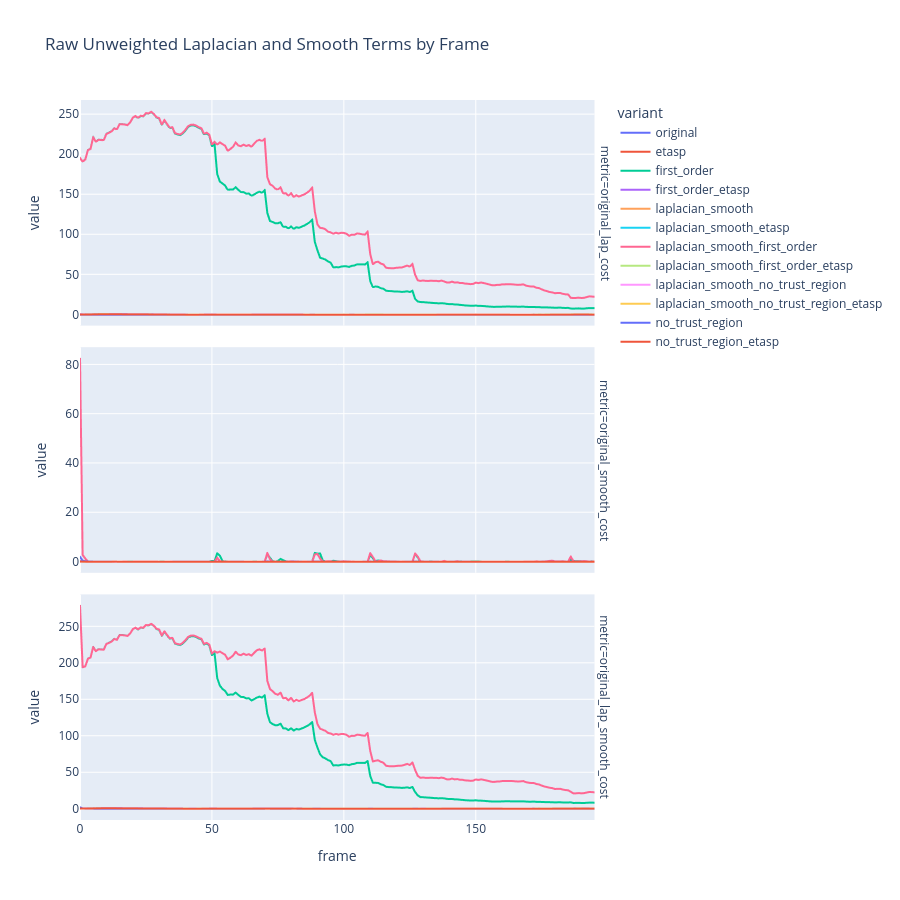

Notebook source saved alongside this figure:
### Code cell
if frame_curve_df.empty:
    print("No raw original objective curves to plot. Rerun retargeting scripts to regenerate result files with raw original_* cost arrays.")
else:
    fig = px.line(
        frame_curve_df,
        x="frame",
        y="value",
        color="variant",
        facet_row="metric",
        hover_data=["variant", "metric", "frame", "value"],
        title="Raw Unweighted Laplacian and Smooth Terms by Frame",
    )
    fig.update_yaxes(matches=None)
    fig.update_layout(height=900, legend_title_text="variant")
    fig.show()

    if FRAME_CURVE_EXPORT_HTML:
        FRAME_CURVE_HTML_PATH.write_text(fig.to_html(full_html=True, include_plotlyjs="cdn"))
        print(f"HTML: {FRAME_CURVE_HTML_PATH}")

### Figure 1 — Plotly figure (JSON) as saved in the notebook; plotly's stock layout.template omitted (floating-point values rounded to 4 significant figures; data arrays with more than 128 entries replaced by an {"elided": "..."} marker saying what was removed)
{"data": [{"customdata": {"elided": "196x2 str values"}, "hovertemplate": "variant=%{customdata[0]}<br>metric=%{customdata[1]}<br>frame=%{x}<br>value=%{y}<extra></extra>", "legendgroup": "original", "line": {"color": "#636efa", "dash": "solid"}, "marker": {"symbol": "circle"}, "mode": "lines", "name": "original", "showlegend": true, "type": "scattergl", "x": {"elided": "196 int values"}, "xaxis": "x3", "y": {"elided": "196 float values"}, "yaxis": "y3"}, {"customdata": {"elided": "196x2 str values"}, "hovertemplate": "variant=%{customdata[0]}<br>metric=%{customdata[1]}<br>frame=%{x}<br>value=%{y}<extra></extra>", "legendgroup": "original", "line": {"color": "#636efa", "dash": "solid"}, "marker": {"symbol": "circle"}, "mode": "lines", "name": "original", "showlegend": false, "type": "scattergl", "x": {"elided": "196 int values"}, "xaxis": "x2", "y": {"elided": "196 float values"}, "yaxis": "y2"}, {"customdata": {"elided": "196x2 str values"}, "hovertemplate": "variant=%{customdata[0]}<br>metric=%{customdata[1]}<br>frame=%{x}<br>value=%{y}<extra></extra>", "legendgroup": "original", "line": {"color": "#636efa", "dash": "solid"}, "marker": {"symbol": "circle"}, "mode": "lines", "name": "original", "showlegend": false, "type": "scattergl", "x": {"elided": "196 int values"}, "xaxis": "x", "y": {"elided": "196 float values"}, "yaxis": "y"}, {"customdata": {"elided": "196x2 str values"}, "hovertemplate": "variant=%{customdata[0]}<br>metric=%{customdata[1]}<br>frame=%{x}<br>value=%{y}<extra></extra>", "legendgroup": "etasp", "line": {"color": "#EF553B", "dash": "solid"}, "marker": {"symbol": "circle"}, "mode": "lines", "name": "etasp", "showlegend": true, "type": "scattergl", "x": {"elided": "196 int values"}, "xaxis": "x3", "y": {"elided": "196 float values"}, "yaxis": "y3"}, {"customdata": {"elided": "196x2 str values"}, "hovertemplate": "variant=%{customdata[0]}<br>metric=%{customdata[1]}<br>frame=%{x}<br>value=%{y}<extra></extra>", "legendgroup": "etasp", "line": {"color": "#EF553B", "dash": "solid"}, "marker": {"symbol": "circle"}, "mode": "lines", "name": "etasp", "showlegend": false, "type": "scattergl", "x": {"elided": "196 int values"}, "xaxis": "x2", "y": {"elided": "196 float values"}, "yaxis": "y2"}, {"customdata": {"elided": "196x2 str values"}, "hovertemplate": "variant=%{customdata[0]}<br>metric=%{customdata[1]}<br>frame=%{x}<br>value=%{y}<extra></extra>", "legendgroup": "etasp", "line": {"color": "#EF553B", "dash": "solid"}, "marker": {"symbol": "circle"}, "mode": "lines", "name": "etasp", "showlegend": false, "type": "scattergl", "x": {"elided": "196 int values"}, "xaxis": "x", "y": {"elided": "196 float values"}, "yaxis": "y"}, {"customdata": {"elided": "196x2 str values"}, "hovertemplate": "variant=%{customdata[0]}<br>metric=%{customdata[1]}<br>frame=%{x}<br>value=%{y}<extra></extra>", "legendgroup": "first_order", "line": {"color": "#00cc96", "dash": "solid"}, "marker": {"symbol": "circle"}, "mode": "lines", "name": "first_order", "showlegend": true, "type": "scattergl", "x": {"elided": "196 int values"}, "xaxis": "x3", "y": {"elided": "196 float values"}, "yaxis": "y3"}, {"customdata": {"elided": "196x2 str values"}, "hovertemplate": "variant=%{customdata[0]}<br>metric=%{customdata[1]}<br>frame=%{x}<br>value=%{y}<extra></extra>", "legendgroup": "first_order", "line": {"color": "#00cc96", "dash": "solid"}, "marker": {"symbol": "circle"}, "mode": "lines", "name": "first_order", "showlegend": false, "type": "scattergl", "x": {"elided": "196 int values"}, "xaxis": "x2", "y": {"elided": "196 float values"}, "yaxis": "y2"}, {"customdata": {"elided": "196x2 str values"}, "hovertemplate": "variant=%{customdata[0]}<br>metric=%{customdata[1]}<br>frame=%{x}<br>value=%{y}<extra></extra>", "legendgroup": "first_order", "line": {"color": "#00cc96", "dash": "solid"}, "marker": {"symbol": "circle"}, "mode": "lines", "name": "first_order", "showlegend": false, "type": "scattergl", "x": {"elided": "196 int values"}, "xaxis": "x", "y": {"elided": "196 float values"}, "yaxis": "y"}, {"customdata": {"elided": "196x2 str values"}, "hovertemplate": "variant=%{customdata[0]}<br>metric=%{customdata[1]}<br>frame=%{x}<br>value=%{y}<extra></extra>", "legendgroup": "first_order_etasp", "line": {"color": "#ab63fa", "dash": "solid"}, "marker": {"symbol": "circle"}, "mode": "lines", "name": "first_order_etasp", "showlegend": true, "type": "scattergl", "x": {"elided": "196 int values"}, "xaxis": "x3", "y": {"elided": "196 float values"}, "yaxis": "y3"}, {"customdata": {"elided": "196x2 str values"}, "hovertemplate": "variant=%{customdata[0]}<br>metric=%{customdata[1]}<br>frame=%{x}<br>value=%{y}<extra></extra>", "legendgroup": "first_order_etasp", "line": {"color": "#ab63fa", "dash": "solid"}, "marker": {"symbol": "circle"}, "mode": "lines", "name": "first_order_etasp", "showlegend": false, "type": "scattergl", "x": {"elided": "196 int values"}, "xaxis": "x2", "y": {"elided": "196 float values"}, "yaxis": "y2"}, {"customdata": {"elided": "196x2 str values"}, "hovertemplate": "variant=%{customdata[0]}<br>metric=%{customdata[1]}<br>frame=%{x}<br>value=%{y}<extra></extra>", "legendgroup": "first_order_etasp", "line": {"color": "#ab63fa", "dash": "solid"}, "marker": {"symbol": "circle"}, "mode": "lines", "name": "first_order_etasp", "showlegend": false, "type": "scattergl", "x": {"elided": "196 int values"}, "xaxis": "x", "y": {"elided": "196 float values"}, "yaxis": "y"}, {"customdata": {"elided": "196x2 str values"}, "hovertemplate": "variant=%{customdata[0]}<br>metric=%{customdata[1]}<br>frame=%{x}<br>value=%{y}<extra></extra>", "legendgroup": "laplacian_smooth", "line": {"color": "#FFA15A", "dash": "solid"}, "marker": {"symbol": "circle"}, "mode": "lines", "name": "laplacian_smooth", "showlegend": true, "type": "scattergl", "x": {"elided": "196 int values"}, "xaxis": "x3", "y": {"elided": "196 float values"}, "yaxis": "y3"}, {"customdata": {"elided": "196x2 str values"}, "hovertemplate": "variant=%{customdata[0]}<br>metric=%{customdata[1]}<br>frame=%{x}<br>value=%{y}<extra></extra>", "legendgroup": "laplacian_smooth", "line": {"color": "#FFA15A", "dash": "solid"}, "marker": {"symbol": "circle"}, "mode": "lines", "name": "laplacian_smooth", "showlegend": false, "type": "scattergl", "x": {"elided": "196 int values"}, "xaxis": "x2", "y": {"elided": "196 float values"}, "yaxis": "y2"}, {"customdata": {"elided": "196x2 str values"}, "hovertemplate": "variant=%{customdata[0]}<br>metric=%{customdata[1]}<br>frame=%{x}<br>value=%{y}<extra></extra>", "legendgroup": "laplacian_smooth", "line": {"color": "#FFA15A", "dash": "solid"}, "marker": {"symbol": "circle"}, "mode": "lines", "name": "laplacian_smooth", "showlegend": false, "type": "scattergl", "x": {"elided": "196 int values"}, "xaxis": "x", "y": {"elided": "196 float values"}, "yaxis": "y"}, {"customdata": {"elided": "196x2 str values"}, "hovertemplate": "variant=%{customdata[0]}<br>metric=%{customdata[1]}<br>frame=%{x}<br>value=%{y}<extra></extra>", "legendgroup": "laplacian_smooth_etasp", "line": {"color": "#19d3f3", "dash": "solid"}, "marker": {"symbol": "circle"}, "mode": "lines", "name": "laplacian_smooth_etasp", "showlegend": true, "type": "scattergl", "x": {"elided": "196 int values"}, "xaxis": "x3", "y": {"elided": "196 float values"}, "yaxis": "y3"}, {"customdata": {"elided": "196x2 str values"}, "hovertemplate": "variant=%{customdata[0]}<br>metric=%{customdata[1]}<br>frame=%{x}<br>value=%{y}<extra></extra>", "legendgroup": "laplacian_smooth_etasp", "line": {"color": "#19d3f3", "dash": "solid"}, "marker": {"symbol": "circle"}, "mode": "lines", "name": "laplacian_smooth_etasp", "showlegend": false, "type": "scattergl", "x": {"elided": "196 int values"}, "xaxis": "x2", "y": {"elided": "196 float values"}, "yaxis": "y2"}, {"customdata": {"elided": "196x2 str values"}, "hovertemplate": "variant=%{customdata[0]}<br>metric=%{customdata[1]}<br>frame=%{x}<br>value=%{y}<extra></extra>", "legendgroup": "laplacian_smooth_etasp", "line": {"color": "#19d3f3", "dash": "solid"}, "marker": {"symbol": "circle"}, "mode": "lines", "name": "laplacian_smooth_etasp", "showlegend": false, "type": "scattergl", "x": {"elided": "196 int values"}, "xaxis": "x", "y": {"elided": "196 float values"}, "yaxis": "y"}, {"customdata": {"elided": "196x2 str values"}, "hovertemplate": "variant=%{customdata[0]}<br>metric=%{customdata[1]}<br>frame=%{x}<br>value=%{y}<extra></extra>", "legendgroup": "laplacian_smooth_first_order", "line": {"color": "#FF6692", "dash": "solid"}, "marker": {"symbol": "circle"}, "mode": "lines", "name": "laplacian_smooth_first_order", "showlegend": true, "type": "scattergl", "x": {"elided": "196 int values"}, "xaxis": "x3", "y": {"elided": "196 float values"}, "yaxis": "y3"}, {"customdata": {"elided": "196x2 str values"}, "hovertemplate": "variant=%{customdata[0]}<br>metric=%{customdata[1]}<br>frame=%{x}<br>value=%{y}<extra></extra>", "legendgroup": "laplacian_smooth_first_order", "line": {"color": "#FF6692", "dash": "solid"}, "marker": {"symbol": "circle"}, "mode": "lines", "name": "laplacian_smooth_first_order", "showlegend": false, "type": "scattergl", "x": {"elided": "196 int values"}, "xaxis": "x2", "y": {"elided": "196 float values"}, "yaxis": "y2"}, {"customdata": {"elided": "196x2 str values"}, "hovertemplate": "variant=%{customdata[0]}<br>metric=%{customdata[1]}<br>frame=%{x}<br>value=%{y}<extra></extra>", "legendgroup": "laplacian_smooth_first_order", "line": {"color": "#FF6692", "dash": "solid"}, "marker": {"symbol": "circle"}, "mode": "lines", "name": "laplacian_smooth_first_order", "showlegend": false, "type": "scattergl", "x": {"elided": "196 int values"}, "xaxis": "x", "y": {"elided": "196 float values"}, "yaxis": "y"}, {"customdata": {"elided": "196x2 str values"}, "hovertemplate": "variant=%{customdata[0]}<br>metric=%{customdata[1]}<br>frame=%{x}<br>value=%{y}<extra></extra>", "legendgroup": "laplacian_smooth_first_order_etasp", "line": {"color": "#B6E880", "dash": "solid"}, "marker": {"symbol": "circle"}, "mode": "lines", "name": "laplacian_smooth_first_order_etasp", "showlegend": true, "type": "scattergl", "x": {"elided": "196 int values"}, "xaxis": "x3", "y": {"elided": "196 float values"}, "yaxis": "y3"}, {"customdata": {"elided": "196x2 str values"}, "hovertemplate": "variant=%{customdata[0]}<br>metric=%{customdata[1]}<br>frame=%{x}<br>value=%{y}<extra></extra>", "legendgroup": "laplacian_smooth_first_order_etasp", "line": {"color": "#B6E880", "dash": "solid"}, "marker": {"symbol": "circle"}, "mode": "lines", "name": "laplacian_smooth_first_order_etasp", "showlegend": false, "type": "scattergl", "x": {"elided": "196 int values"}, "xaxis": "x2", "y": {"elided": "196 float values"}, "yaxis": "y2"}, {"customdata": {"elided": "196x2 str values"}, "hovertemplate": "variant=%{customdata[0]}<br>metric=%{customdata[1]}<br>frame=%{x}<br>value=%{y}<extra></extra>", "legendgroup": "laplacian_smooth_first_order_etasp", "line": {"color": "#B6E880", "dash": "solid"}, "marker": {"symbol": "circle"}, "mode": "lines", "name": "laplacian_smooth_first_order_etasp", "showlegend": false, "type": "scattergl", "x": {"elided": "196 int values"}, "xaxis": "x", "y": {"elided": "196 float values"}, "yaxis": "y"}, {"customdata": {"elided": "196x2 str values"}, "hovertemplate": "variant=%{customdata[0]}<br>metric=%{customdata[1]}<br>frame=%{x}<br>value=%{y}<extra></extra>", "legendgroup": "laplacian_smooth_no_trust_region", "line": {"color": "#FF97FF", "dash": "solid"}, "marker": {"symbol": "circle"}, "mode": "lines", "name": "laplacian_smooth_no_trust_region", "showlegend": true, "type": "scattergl", "x": {"elided": "196 int values"}, "xaxis": "x3", "y": {"elided": "196 float values"}, "yaxis": "y3"}, {"customdata": {"elided": "196x2 str values"}, "hovertemplate": "variant=%{customdata[0]}<br>metric=%{customdata[1]}<br>frame=%{x}<br>value=%{y}<extra></extra>", "legendgroup": "laplacian_smooth_no_trust_region", "line": {"color": "#FF97FF", "dash": "solid"}, "marker": {"symbol": "circle"}, "mode": "lines", "name": "laplacian_smooth_no_trust_region", "showlegend": false, "type": "scattergl", "x": {"elided": "196 int values"}, "xaxis": "x2", "y": {"elided": "196 float values"}, "yaxis": "y2"}, {"customdata": {"elided": "196x2 str values"}, "hovertemplate": "variant=%{customdata[0]}<br>metric=%{customdata[1]}<br>frame=%{x}<br>value=%{y}<extra></extra>", "legendgroup": "laplacian_smooth_no_trust_region", "line": {"color": "#FF97FF", "dash": "solid"}, "marker": {"symbol": "circle"}, "mode": "lines", "name": "laplacian_smooth_no_trust_region", "showlegend": false, "type": "scattergl", "x": {"elided": "196 int values"}, "xaxis": "x", "y": {"elided": "196 float values"}, "yaxis": "y"}, {"customdata": {"elided": "196x2 str values"}, "hovertemplate": "variant=%{customdata[0]}<br>metric=%{customdata[1]}<br>frame=%{x}<br>value=%{y}<extra></extra>", "legendgroup": "laplacian_smooth_no_trust_region_etasp", "line": {"color": "#FECB52", "dash": "solid"}, "marker": {"symbol": "circle"}, "mode": "lines", "name": "laplacian_smooth_no_trust_region_etasp", "showlegend": true, "type": "scattergl", "x": {"elided": "196 int values"}, "xaxis": "x3", "y": {"elided": "196 float values"}, "yaxis": "y3"}, {"customdata": {"elided": "196x2 str values"}, "hovertemplate": "variant=%{customdata[0]}<br>metric=%{customdata[1]}<br>frame=%{x}<br>value=%{y}<extra></extra>", "legendgroup": "laplacian_smooth_no_trust_region_etasp", "line": {"color": "#FECB52", "dash": "solid"}, "marker": {"symbol": "circle"}, "mode": "lines", "name": "laplacian_smooth_no_trust_region_etasp", "showlegend": false, "type": "scattergl", "x": {"elided": "196 int values"}, "xaxis": "x2", "y": {"elided": "196 float values"}, "yaxis": "y2"}, {"customdata": {"elided": "196x2 str values"}, "hovertemplate": "variant=%{customdata[0]}<br>metric=%{customdata[1]}<br>frame=%{x}<br>value=%{y}<extra></extra>", "legendgroup": "laplacian_smooth_no_trust_region_etasp", "line": {"color": "#FECB52", "dash": "solid"}, "marker": {"symbol": "circle"}, "mode": "lines", "name": "laplacian_smooth_no_trust_region_etasp", "showlegend": false, "type": "scattergl", "x": {"elided": "196 int values"}, "xaxis": "x", "y": {"elided": "196 float values"}, "yaxis": "y"}, {"customdata": {"elided": "196x2 str values"}, "hovertemplate": "variant=%{customdata[0]}<br>metric=%{customdata[1]}<br>frame=%{x}<br>value=%{y}<extra></extra>", "legendgroup": "no_trust_region", "line": {"color": "#636efa", "dash": "solid"}, "marker": {"symbol": "circle"}, "mode": "lines", "name": "no_trust_region", "showlegend": true, "type": "scattergl", "x": {"elided": "196 int values"}, "xaxis": "x3", "y": {"elided": "196 float values"}, "yaxis": "y3"}, {"customdata": {"elided": "196x2 str values"}, "hovertemplate": "variant=%{customdata[0]}<br>metric=%{customdata[1]}<br>frame=%{x}<br>value=%{y}<extra></extra>", "legendgroup": "no_trust_region", "line": {"color": "#636efa", "dash": "solid"}, "marker": {"symbol": "circle"}, "mode": "lines", "name": "no_trust_region", "showlegend": false, "type": "scattergl", "x": {"elided": "196 int values"}, "xaxis": "x2", "y": {"elided": "196 float values"}, "yaxis": "y2"}, {"customdata": {"elided": "196x2 str values"}, "hovertemplate": "variant=%{customdata[0]}<br>metric=%{customdata[1]}<br>frame=%{x}<br>value=%{y}<extra></extra>", "legendgroup": "no_trust_region", "line": {"color": "#636efa", "dash": "solid"}, "marker": {"symbol": "circle"}, "mode": "lines", "name": "no_trust_region", "showlegend": false, "type": "scattergl", "x": {"elided": "196 int values"}, "xaxis": "x", "y": {"elided": "196 float values"}, "yaxis": "y"}, {"customdata": {"elided": "196x2 str values"}, "hovertemplate": "variant=%{customdata[0]}<br>metric=%{customdata[1]}<br>frame=%{x}<br>value=%{y}<extra></extra>", "legendgroup": "no_trust_region_etasp", "line": {"color": "#EF553B", "dash": "solid"}, "marker": {"symbol": "circle"}, "mode": "lines", "name": "no_trust_region_etasp", "showlegend": true, "type": "scattergl", "x": {"elided": "196 int values"}, "xaxis": "x3", "y": {"elided": "196 float values"}, "yaxis": "y3"}, {"customdata": {"elided": "196x2 str values"}, "hovertemplate": "variant=%{customdata[0]}<br>metric=%{customdata[1]}<br>frame=%{x}<br>value=%{y}<extra></extra>", "legendgroup": "no_trust_region_etasp", "line": {"color": "#EF553B", "dash": "solid"}, "marker": {"symbol": "circle"}, "mode": "lines", "name": "no_trust_region_etasp", "showlegend": false, "type": "scattergl", "x": {"elided": "196 int values"}, "xaxis": "x2", "y": {"elided": "196 float values"}, "yaxis": "y2"}, {"customdata": {"elided": "196x2 str values"}, "hovertemplate": "variant=%{customdata[0]}<br>metric=%{customdata[1]}<br>frame=%{x}<br>value=%{y}<extra></extra>", "legendgroup": "no_trust_region_etasp", "line": {"color": "#EF553B", "dash": "solid"}, "marker": {"symbol": "circle"}, "mode": "lines", "name": "no_trust_region_etasp", "showlegend": false, "type": "scattergl", "x": {"elided": "196 int values"}, "xaxis": "x", "y": {"elided": "196 float values"}, "yaxis": "y"}], "layout": {"annotations": [{"font": {}, "showarrow": false, "text": "metric=original_lap_smooth_cost", "textangle": 90, "x": 0.98, "xanchor": "left", "xref": "paper", "y": 0.1567, "yanchor": "middle", "yref": "paper"}, {"font": {}, "showarrow": false, "text": "metric=original_smooth_cost", "textangle": 90, "x": 0.98, "xanchor": "left", "xref": "paper", "y": 0.5, "yanchor": "middle", "yref": "paper"}, {"font": {}, "showarrow": false, "text": "metric=original_lap_cost", "textangle": 90, "x": 0.98, "xanchor": "left", "xref": "paper", "y": 0.8433, "yanchor": "middle", "yref": "paper"}], "height": 900, "legend": {"title": {"text": "variant"}, "tracegroupgap": 0}, "title": {"text": "Raw Unweighted Laplacian and Smooth Terms by Frame"}, "xaxis": {"anchor": "y", "domain": [0.0, 0.98], "title": {"text": "frame"}}, "xaxis2": {"anchor": "y2", "domain": [0.0, 0.98], "matches": "x", "showticklabels": false}, "xaxis3": {"anchor": "y3", "domain": [0.0, 0.98], "matches": "x", "showticklabels": false}, "yaxis": {"anchor": "x", "domain": [0.0, 0.3133], "title": {"text": "value"}}, "yaxis2": {"anchor": "x2", "domain": [0.3433, 0.6567], "title": {"text": "value"}}, "yaxis3": {"anchor": "x3", "domain": [0.6867, 1.0], "title": {"text": "value"}}}}
